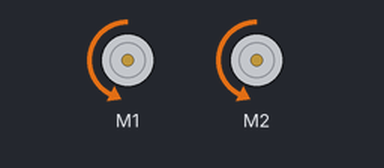
A sketch run on a simulated Arduino Uno, built with avr-gcc and run on an emulated ATmega328P. Parts: 2 × DC motor (green arrow = forward, orange = backward, longer = faster). What the sketch prints to the serial monitor is not drawn.

Above: at 0.9 s.
Timing chart, 0 to 5.3 s (numbered marks = the images above):
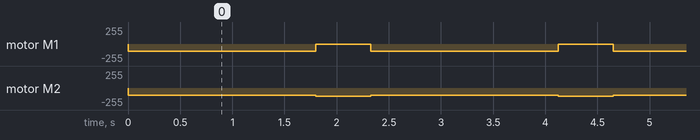

Measured:
- by itself, motor M1: alternates backward 110/255 for 1.8 s and backward 5/255 for 0.53 s
- by itself, motor M2: alternates backward 125/255 for 0.53 s and backward 110/255 for 1.8 s

The sketch:

botsquare.ino
```cpp
#include <Wire.h>
#include <Adafruit_MotorShield.h>

// Create the motor shield object with the default I2C address
Adafruit_MotorShield AFMS = Adafruit_MotorShield();
// Select which 'port' M1, M2, M3 or M4. In this case, M1
Adafruit_DCMotor *RightMotor2 = AFMS.getMotor(2);
// You can also make another motor on port M2
Adafruit_DCMotor *LeftMotor1 = AFMS.getMotor(1);

void setup() {
  Serial.begin(9600);  // set up Serial library at 9600 bps
  Serial.println("go in a square test!");
  AFMS.begin();        // create with the default frequency 1.6KHz
}

void loop() {
  LeftMotor1->setSpeed(110);
  RightMotor2->setSpeed(110);

  RightMotor2->run(BACKWARD);
  LeftMotor1->run(BACKWARD);
  delay(1800);

  LeftMotor1->setSpeed(5);
  RightMotor2->setSpeed(125);
  delay(525);
}
```
